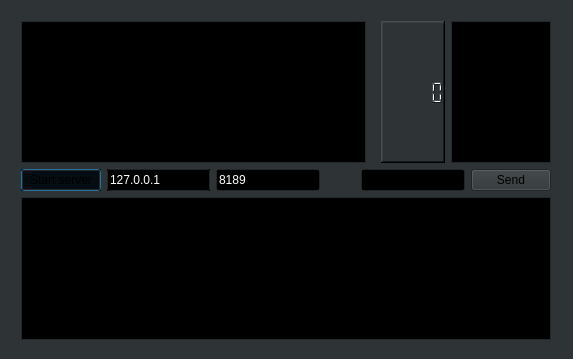
<?xml version="1.0" encoding="UTF-8"?>
<ui version="4.0">
 <class>Dialog</class>
 <widget class="QDialog" name="Dialog">
  <property name="geometry">
   <rect>
    <x>0</x>
    <y>0</y>
    <width>573</width>
    <height>359</height>
   </rect>
  </property>
  <property name="sizePolicy">
   <sizepolicy hsizetype="Fixed" vsizetype="Fixed">
    <horstretch>0</horstretch>
    <verstretch>0</verstretch>
   </sizepolicy>
  </property>
  <property name="palette">
   <palette>
    <active>
     <colorrole role="WindowText">
      <brush brushstyle="SolidPattern">
       <color alpha="255">
        <red>255</red>
        <green>255</green>
        <blue>255</blue>
       </color>
      </brush>
     </colorrole>
     <colorrole role="Button">
      <brush brushstyle="SolidPattern">
       <color alpha="255">
        <red>46</red>
        <green>52</green>
        <blue>54</blue>
       </color>
      </brush>
     </colorrole>
     <colorrole role="Light">
      <brush brushstyle="SolidPattern">
       <color alpha="255">
        <red>69</red>
        <green>78</green>
        <blue>81</blue>
       </color>
      </brush>
     </colorrole>
     <colorrole role="Midlight">
      <brush brushstyle="SolidPattern">
       <color alpha="255">
        <red>57</red>
        <green>65</green>
        <blue>67</blue>
       </color>
      </brush>
     </colorrole>
     <colorrole role="Dark">
      <brush brushstyle="SolidPattern">
       <color alpha="255">
        <red>23</red>
        <green>26</green>
        <blue>27</blue>
       </color>
      </brush>
     </colorrole>
     <colorrole role="Mid">
      <brush brushstyle="SolidPattern">
       <color alpha="255">
        <red>30</red>
        <green>34</green>
        <blue>36</blue>
       </color>
      </brush>
     </colorrole>
     <colorrole role="Text">
      <brush brushstyle="SolidPattern">
       <color alpha="255">
        <red>255</red>
        <green>255</green>
        <blue>255</blue>
       </color>
      </brush>
     </colorrole>
     <colorrole role="BrightText">
      <brush brushstyle="SolidPattern">
       <color alpha="255">
        <red>255</red>
        <green>255</green>
        <blue>255</blue>
       </color>
      </brush>
     </colorrole>
     <colorrole role="ButtonText">
      <brush brushstyle="SolidPattern">
       <color alpha="255">
        <red>255</red>
        <green>255</green>
        <blue>255</blue>
       </color>
      </brush>
     </colorrole>
     <colorrole role="Base">
      <brush brushstyle="SolidPattern">
       <color alpha="255">
        <red>0</red>
        <green>0</green>
        <blue>0</blue>
       </color>
      </brush>
     </colorrole>
     <colorrole role="Window">
      <brush brushstyle="SolidPattern">
       <color alpha="255">
        <red>46</red>
        <green>52</green>
        <blue>54</blue>
       </color>
      </brush>
     </colorrole>
     <colorrole role="Shadow">
      <brush brushstyle="SolidPattern">
       <color alpha="255">
        <red>0</red>
        <green>0</green>
        <blue>0</blue>
       </color>
      </brush>
     </colorrole>
     <colorrole role="AlternateBase">
      <brush brushstyle="SolidPattern">
       <color alpha="255">
        <red>23</red>
        <green>26</green>
        <blue>27</blue>
       </color>
      </brush>
     </colorrole>
     <colorrole role="ToolTipBase">
      <brush brushstyle="SolidPattern">
       <color alpha="255">
        <red>255</red>
        <green>255</green>
        <blue>220</blue>
       </color>
      </brush>
     </colorrole>
     <colorrole role="ToolTipText">
      <brush brushstyle="SolidPattern">
       <color alpha="255">
        <red>0</red>
        <green>0</green>
        <blue>0</blue>
       </color>
      </brush>
     </colorrole>
    </active>
    <inactive>
     <colorrole role="WindowText">
      <brush brushstyle="SolidPattern">
       <color alpha="255">
        <red>255</red>
        <green>255</green>
        <blue>255</blue>
       </color>
      </brush>
     </colorrole>
     <colorrole role="Button">
      <brush brushstyle="SolidPattern">
       <color alpha="255">
        <red>46</red>
        <green>52</green>
        <blue>54</blue>
       </color>
      </brush>
     </colorrole>
     <colorrole role="Light">
      <brush brushstyle="SolidPattern">
       <color alpha="255">
        <red>69</red>
        <green>78</green>
        <blue>81</blue>
       </color>
      </brush>
     </colorrole>
     <colorrole role="Midlight">
      <brush brushstyle="SolidPattern">
       <color alpha="255">
        <red>57</red>
        <green>65</green>
        <blue>67</blue>
       </color>
      </brush>
     </colorrole>
     <colorrole role="Dark">
      <brush brushstyle="SolidPattern">
       <color alpha="255">
        <red>23</red>
        <green>26</green>
        <blue>27</blue>
       </color>
      </brush>
     </colorrole>
     <colorrole role="Mid">
      <brush brushstyle="SolidPattern">
       <color alpha="255">
        <red>30</red>
        <green>34</green>
        <blue>36</blue>
       </color>
      </brush>
     </colorrole>
     <colorrole role="Text">
      <brush brushstyle="SolidPattern">
       <color alpha="255">
        <red>255</red>
        <green>255</green>
        <blue>255</blue>
       </color>
      </brush>
     </colorrole>
     <colorrole role="BrightText">
      <brush brushstyle="SolidPattern">
       <color alpha="255">
        <red>255</red>
        <green>255</green>
        <blue>255</blue>
       </color>
      </brush>
     </colorrole>
     <colorrole role="ButtonText">
      <brush brushstyle="SolidPattern">
       <color alpha="255">
        <red>255</red>
        <green>255</green>
        <blue>255</blue>
       </color>
      </brush>
     </colorrole>
     <colorrole role="Base">
      <brush brushstyle="SolidPattern">
       <color alpha="255">
        <red>0</red>
        <green>0</green>
        <blue>0</blue>
       </color>
      </brush>
     </colorrole>
     <colorrole role="Window">
      <brush brushstyle="SolidPattern">
       <color alpha="255">
        <red>46</red>
        <green>52</green>
        <blue>54</blue>
       </color>
      </brush>
     </colorrole>
     <colorrole role="Shadow">
      <brush brushstyle="SolidPattern">
       <color alpha="255">
        <red>0</red>
        <green>0</green>
        <blue>0</blue>
       </color>
      </brush>
     </colorrole>
     <colorrole role="AlternateBase">
      <brush brushstyle="SolidPattern">
       <color alpha="255">
        <red>23</red>
        <green>26</green>
        <blue>27</blue>
       </color>
      </brush>
     </colorrole>
     <colorrole role="ToolTipBase">
      <brush brushstyle="SolidPattern">
       <color alpha="255">
        <red>255</red>
        <green>255</green>
        <blue>220</blue>
       </color>
      </brush>
     </colorrole>
     <colorrole role="ToolTipText">
      <brush brushstyle="SolidPattern">
       <color alpha="255">
        <red>0</red>
        <green>0</green>
        <blue>0</blue>
       </color>
      </brush>
     </colorrole>
    </inactive>
    <disabled>
     <colorrole role="WindowText">
      <brush brushstyle="SolidPattern">
       <color alpha="255">
        <red>23</red>
        <green>26</green>
        <blue>27</blue>
       </color>
      </brush>
     </colorrole>
     <colorrole role="Button">
      <brush brushstyle="SolidPattern">
       <color alpha="255">
        <red>46</red>
        <green>52</green>
        <blue>54</blue>
       </color>
      </brush>
     </colorrole>
     <colorrole role="Light">
      <brush brushstyle="SolidPattern">
       <color alpha="255">
        <red>69</red>
        <green>78</green>
        <blue>81</blue>
       </color>
      </brush>
     </colorrole>
     <colorrole role="Midlight">
      <brush brushstyle="SolidPattern">
       <color alpha="255">
        <red>57</red>
        <green>65</green>
        <blue>67</blue>
       </color>
      </brush>
     </colorrole>
     <colorrole role="Dark">
      <brush brushstyle="SolidPattern">
       <color alpha="255">
        <red>23</red>
        <green>26</green>
        <blue>27</blue>
       </color>
      </brush>
     </colorrole>
     <colorrole role="Mid">
      <brush brushstyle="SolidPattern">
       <color alpha="255">
        <red>30</red>
        <green>34</green>
        <blue>36</blue>
       </color>
      </brush>
     </colorrole>
     <colorrole role="Text">
      <brush brushstyle="SolidPattern">
       <color alpha="255">
        <red>23</red>
        <green>26</green>
        <blue>27</blue>
       </color>
      </brush>
     </colorrole>
     <colorrole role="BrightText">
      <brush brushstyle="SolidPattern">
       <color alpha="255">
        <red>255</red>
        <green>255</green>
        <blue>255</blue>
       </color>
      </brush>
     </colorrole>
     <colorrole role="ButtonText">
      <brush brushstyle="SolidPattern">
       <color alpha="255">
        <red>23</red>
        <green>26</green>
        <blue>27</blue>
       </color>
      </brush>
     </colorrole>
     <colorrole role="Base">
      <brush brushstyle="SolidPattern">
       <color alpha="255">
        <red>46</red>
        <green>52</green>
        <blue>54</blue>
       </color>
      </brush>
     </colorrole>
     <colorrole role="Window">
      <brush brushstyle="SolidPattern">
       <color alpha="255">
        <red>46</red>
        <green>52</green>
        <blue>54</blue>
       </color>
      </brush>
     </colorrole>
     <colorrole role="Shadow">
      <brush brushstyle="SolidPattern">
       <color alpha="255">
        <red>0</red>
        <green>0</green>
        <blue>0</blue>
       </color>
      </brush>
     </colorrole>
     <colorrole role="AlternateBase">
      <brush brushstyle="SolidPattern">
       <color alpha="255">
        <red>46</red>
        <green>52</green>
        <blue>54</blue>
       </color>
      </brush>
     </colorrole>
     <colorrole role="ToolTipBase">
      <brush brushstyle="SolidPattern">
       <color alpha="255">
        <red>255</red>
        <green>255</green>
        <blue>220</blue>
       </color>
      </brush>
     </colorrole>
     <colorrole role="ToolTipText">
      <brush brushstyle="SolidPattern">
       <color alpha="255">
        <red>0</red>
        <green>0</green>
        <blue>0</blue>
       </color>
      </brush>
     </colorrole>
    </disabled>
   </palette>
  </property>
  <property name="windowTitle">
   <string>Looper</string>
  </property>
  <widget class="QWidget" name="layoutWidget">
   <property name="geometry">
    <rect>
     <x>10</x>
     <y>10</y>
     <width>552</width>
     <height>341</height>
    </rect>
   </property>
   <layout class="QVBoxLayout" name="verticalLayout">
    <item>
     <layout class="QHBoxLayout" name="horizontalLayout_3">
      <item>
       <widget class="QListWidget" name="lwLog">
        <property name="sizePolicy">
         <sizepolicy hsizetype="Ignored" vsizetype="Expanding">
          <horstretch>245</horstretch>
          <verstretch>0</verstretch>
         </sizepolicy>
        </property>
        <property name="selectionRectVisible">
         <bool>false</bool>
        </property>
       </widget>
      </item>
      <item>
       <spacer name="horizontalSpacer_2">
        <property name="orientation">
         <enum>Qt::Horizontal</enum>
        </property>
        <property name="sizeHint" stdset="0">
         <size>
          <width>9</width>
          <height>20</height>
         </size>
        </property>
       </spacer>
      </item>
      <item>
       <widget class="QLCDNumber" name="lcdOnlineCountMain">
        <property name="font">
         <font>
          <pointsize>15</pointsize>
         </font>
        </property>
        <property name="frameShape">
         <enum>QFrame::WinPanel</enum>
        </property>
        <property name="lineWidth">
         <number>1</number>
        </property>
        <property name="midLineWidth">
         <number>0</number>
        </property>
        <property name="smallDecimalPoint">
         <bool>false</bool>
        </property>
        <property name="digitCount">
         <number>5</number>
        </property>
        <property name="segmentStyle">
         <enum>QLCDNumber::Filled</enum>
        </property>
       </widget>
      </item>
      <item>
       <widget class="QListWidget" name="lwUsers">
        <property name="sizePolicy">
         <sizepolicy hsizetype="Preferred" vsizetype="Preferred">
          <horstretch>71</horstretch>
          <verstretch>0</verstretch>
         </sizepolicy>
        </property>
        <property name="selectionMode">
         <enum>QAbstractItemView::MultiSelection</enum>
        </property>
        <property name="sortingEnabled">
         <bool>true</bool>
        </property>
       </widget>
      </item>
     </layout>
    </item>
    <item>
     <layout class="QHBoxLayout" name="horizontalLayout">
      <item>
       <widget class="QPushButton" name="pbStartStop">
        <property name="palette">
         <palette>
          <active>
           <colorrole role="Button">
            <brush brushstyle="SolidPattern">
             <color alpha="255">
              <red>0</red>
              <green>0</green>
              <blue>0</blue>
             </color>
            </brush>
           </colorrole>
           <colorrole role="ButtonText">
            <brush brushstyle="SolidPattern">
             <color alpha="255">
              <red>0</red>
              <green>0</green>
              <blue>0</blue>
             </color>
            </brush>
           </colorrole>
          </active>
          <inactive>
           <colorrole role="Button">
            <brush brushstyle="SolidPattern">
             <color alpha="255">
              <red>0</red>
              <green>0</green>
              <blue>0</blue>
             </color>
            </brush>
           </colorrole>
           <colorrole role="ButtonText">
            <brush brushstyle="SolidPattern">
             <color alpha="255">
              <red>0</red>
              <green>0</green>
              <blue>0</blue>
             </color>
            </brush>
           </colorrole>
          </inactive>
          <disabled>
           <colorrole role="Button">
            <brush brushstyle="SolidPattern">
             <color alpha="255">
              <red>0</red>
              <green>0</green>
              <blue>0</blue>
             </color>
            </brush>
           </colorrole>
           <colorrole role="ButtonText">
            <brush brushstyle="SolidPattern">
             <color alpha="255">
              <red>23</red>
              <green>26</green>
              <blue>27</blue>
             </color>
            </brush>
           </colorrole>
          </disabled>
         </palette>
        </property>
        <property name="autoFillBackground">
         <bool>true</bool>
        </property>
        <property name="text">
         <string>Start server</string>
        </property>
        <property name="checkable">
         <bool>true</bool>
        </property>
        <property name="checked">
         <bool>true</bool>
        </property>
       </widget>
      </item>
      <item>
       <widget class="QLineEdit" name="leHost">
        <property name="palette">
         <palette>
          <active>
           <colorrole role="Button">
            <brush brushstyle="SolidPattern">
             <color alpha="255">
              <red>0</red>
              <green>0</green>
              <blue>0</blue>
             </color>
            </brush>
           </colorrole>
           <colorrole role="ButtonText">
            <brush brushstyle="SolidPattern">
             <color alpha="255">
              <red>0</red>
              <green>0</green>
              <blue>0</blue>
             </color>
            </brush>
           </colorrole>
          </active>
          <inactive>
           <colorrole role="Button">
            <brush brushstyle="SolidPattern">
             <color alpha="255">
              <red>0</red>
              <green>0</green>
              <blue>0</blue>
             </color>
            </brush>
           </colorrole>
           <colorrole role="ButtonText">
            <brush brushstyle="SolidPattern">
             <color alpha="255">
              <red>0</red>
              <green>0</green>
              <blue>0</blue>
             </color>
            </brush>
           </colorrole>
          </inactive>
          <disabled>
           <colorrole role="Button">
            <brush brushstyle="SolidPattern">
             <color alpha="255">
              <red>0</red>
              <green>0</green>
              <blue>0</blue>
             </color>
            </brush>
           </colorrole>
           <colorrole role="ButtonText">
            <brush brushstyle="SolidPattern">
             <color alpha="255">
              <red>23</red>
              <green>26</green>
              <blue>27</blue>
             </color>
            </brush>
           </colorrole>
          </disabled>
         </palette>
        </property>
        <property name="autoFillBackground">
         <bool>true</bool>
        </property>
        <property name="text">
         <string>127.0.0.1</string>
        </property>
       </widget>
      </item>
      <item>
       <widget class="QLineEdit" name="lePort">
        <property name="text">
         <string>8189</string>
        </property>
       </widget>
      </item>
      <item>
       <spacer name="horizontalSpacer">
        <property name="orientation">
         <enum>Qt::Horizontal</enum>
        </property>
        <property name="sizeHint" stdset="0">
         <size>
          <width>40</width>
          <height>20</height>
         </size>
        </property>
       </spacer>
      </item>
      <item>
       <widget class="QLineEdit" name="leNicknameMain"/>
      </item>
      <item>
       <widget class="QPushButton" name="pbSend">
        <property name="palette">
         <palette>
          <active>
           <colorrole role="ButtonText">
            <brush brushstyle="SolidPattern">
             <color alpha="255">
              <red>0</red>
              <green>0</green>
              <blue>0</blue>
             </color>
            </brush>
           </colorrole>
          </active>
          <inactive>
           <colorrole role="ButtonText">
            <brush brushstyle="SolidPattern">
             <color alpha="255">
              <red>0</red>
              <green>0</green>
              <blue>0</blue>
             </color>
            </brush>
           </colorrole>
          </inactive>
          <disabled>
           <colorrole role="ButtonText">
            <brush brushstyle="SolidPattern">
             <color alpha="255">
              <red>23</red>
              <green>26</green>
              <blue>27</blue>
             </color>
            </brush>
           </colorrole>
          </disabled>
         </palette>
        </property>
        <property name="text">
         <string>Send</string>
        </property>
       </widget>
      </item>
     </layout>
    </item>
    <item>
     <layout class="QHBoxLayout" name="horizontalLayout_2">
      <item>
       <widget class="QPlainTextEdit" name="pteMessage">
        <property name="sizePolicy">
         <sizepolicy hsizetype="Preferred" vsizetype="Preferred">
          <horstretch>0</horstretch>
          <verstretch>0</verstretch>
         </sizepolicy>
        </property>
        <property name="baseSize">
         <size>
          <width>0</width>
          <height>0</height>
         </size>
        </property>
        <property name="plainText">
         <string/>
        </property>
       </widget>
      </item>
     </layout>
    </item>
   </layout>
  </widget>
 </widget>
 <layoutdefault spacing="6" margin="11"/>
 <resources/>
 <connections/>
</ui>
